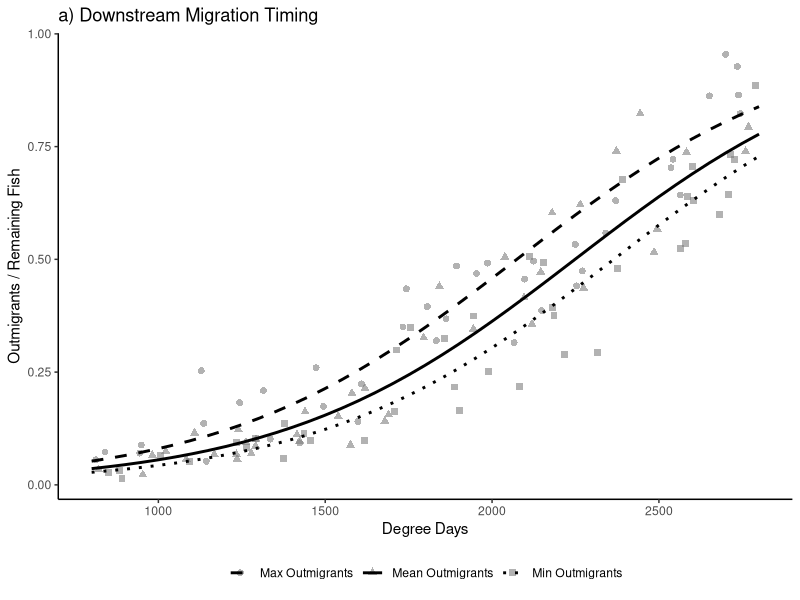
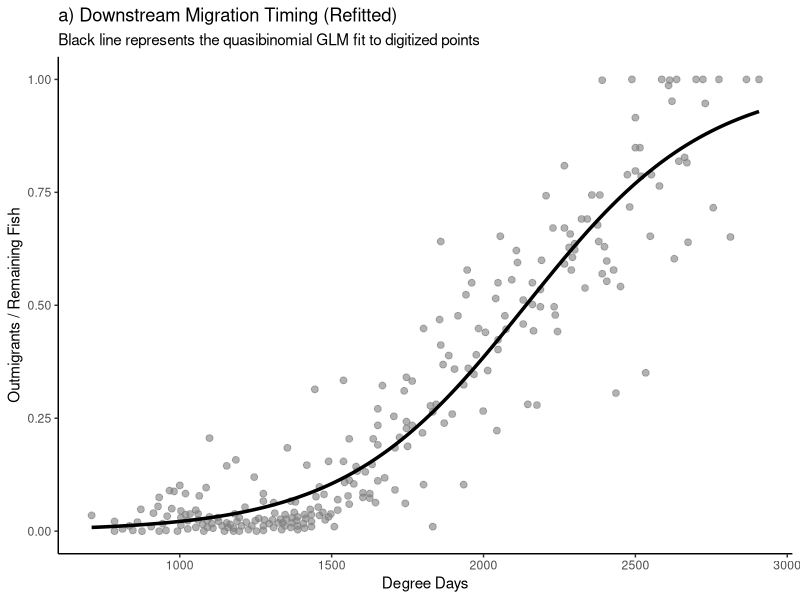

These charts were generated, in order, by the following R code:
# Chen, E. K., Som, N. A., Deibner-Hanson, J. D., Anderson, D. G., & Henderson, M. J. (2023). A life cycle model for evaluating 
# estuary residency and recovery potential in Chinook salmon. Fisheries Research, 257, 106511.

# Code generated with Gemini 3.1 Pro on 6/11/26 using a custom GEM 'SRF Data Extraction' by AH Fullerton

# Version 1 (simulate from equation and coefficients given): ####
# Load required libraries
library(ggplot2)
library(dplyr)

# 1. Define known parameters and assumed intercepts for Figure 2a
beta_1 <- 0.396
beta_3 <- 2.270
beta_0_adj <- -5.5 # Assumed intercept to match the visual position in Figure 2a

# Define standard total outmigrant abundances (R)
R_levels <- list(
  "Min Outmigrants" = 100, 
  "Mean Outmigrants" = 300, 
  "Max Outmigrants" = 600  
)

# Sequence for the expectation curves (Lines)
degree_days_seq <- seq(800, 2800, by = 50)

# 2. Setup Dataframes
data_fig2a_lines <- data.frame()
data_fig2a_pts <- data.frame()

set.seed(123) # For reproducibility
n_pts <- 40   # Number of simulated data points per curve

# 3. Simulate Data (Lines and Points)
for (level in names(R_levels)) {
  R <- R_levels[[level]]
  
  # --- Generate Expected Mean Lines ---
  # logit(p) = B0 + B1*(R_scaled) + B3*(DD_scaled)
  logit_mean <- beta_0_adj + (beta_1 * (R/300)) + (beta_3 * (degree_days_seq/1000))
  p_mean <- 1 / (1 + exp(-logit_mean))
  
  temp_line <- data.frame(
    curve.id = level,
    stressor.x = degree_days_seq,
    response.y = p_mean
  )
  data_fig2a_lines <- rbind(data_fig2a_lines, temp_line)
  
  # --- Generate Simulated Data Points with Error ---
  dd_pts <- runif(n_pts, 800, 2800)
  
  # Add process error to the logit scale
  error <- rnorm(n_pts, mean = 0, sd = 0.5) 
  logit_pts <- beta_0_adj + (beta_1 * (R/300)) + (beta_3 * (dd_pts/1000)) + error
  p_pts <- 1 / (1 + exp(-logit_pts))
  
  temp_pts <- data.frame(
    curve.id = level,
    stressor.label = "Degree_Days",
    stressor.x = dd_pts,
    units.x = "C",
    response.label = "Proportion_Migrating",
    response.y = p_pts,
    units.y = "proportion",
    plot.type = "scatter"
  )
  data_fig2a_pts <- rbind(data_fig2a_pts, temp_pts)
}

# 4. Format data for "Extracted Data" output (Combining lines format if needed, but focusing on points for CSV)
# write.csv(data_fig2a_pts, "Figure_2a_Simulated_Points.csv", row.names = FALSE)
print(head(data_fig2a_pts))

# 5. Plotting Figure 2a Recreation (Points + Lines)
plot_2a <- ggplot() +
  # Simulated data points in gray, mapped by shape to differentiate cohorts if desired
  geom_point(data = data_fig2a_pts, aes(x = stressor.x, y = response.y, shape = curve.id), 
             color = "gray50", size = 2, alpha = 0.6) +
  # Mean expectation lines
  geom_line(data = data_fig2a_lines, aes(x = stressor.x, y = response.y, linetype = curve.id), 
            size = 1, color = "black") +
  scale_linetype_manual(values = c("Max Outmigrants" = "dashed", 
                                   "Mean Outmigrants" = "solid", 
                                   "Min Outmigrants" = "dotted")) +
  theme_classic() +
  labs(title = "a) Downstream Migration Timing",
       x = "Degree Days",
       y = "Outmigrants / Remaining Fish") +
  theme(legend.title = element_blank(),
        legend.position = "bottom")

# Display plot
print(plot_2a)




# Version 2 (fit to digitized data) ####
# Load required libraries
library(ggplot2)
library(dplyr)
library(readr)

# 1. Load the digitized data
# Replace 'Default Dataset (20).csv' with your actual file path if needed
digitized_data <- read_csv("data/Chen_2023a_data.csv", show_col_types = FALSE)

# Rename columns to be descriptive
colnames(digitized_data) <- c("Degree_Days", "Proportion")

# Constrain proportions to [0, 1] to fix any minor digitizing overshoots/undershoots
digitized_data$Proportion <- pmax(0, pmin(1, digitized_data$Proportion))

# 2. Refit the curve using a quasibinomial Generalized Linear Model (GLM)
# This models the logistic shape characteristic of Figure 2a
fit <- glm(Proportion ~ Degree_Days, 
           data = digitized_data, 
           family = quasibinomial(link = "logit"))

# Print a summary of the refitted model parameters
print(summary(fit))

# 3. Generate expected line data from the fit
# Create a smooth sequence of Degree Days based on the x-axis range
x_seq <- seq(min(digitized_data$Degree_Days), max(digitized_data$Degree_Days), length.out = 200)

# Predict the mean proportion for the smooth sequence
y_pred <- predict(fit, newdata = data.frame(Degree_Days = x_seq), type = "response")

data_line <- data.frame(
  stressor.x = x_seq,
  response.y = y_pred
)

# 4. Format data for "Extracted Data" output
# Format the scatter points
extracted_pts <- data.frame(
  curve.id = "Digitized_Cohort",
  stressor.label = "Degree_Days",
  stressor.x = digitized_data$Degree_Days,
  units.x = "C",
  response.label = "Proportion_Migrating",
  response.y = digitized_data$Proportion,
  units.y = "proportion",
  plot.type = "scatter"
)

# Format the refitted curve
extracted_line <- data.frame(
  curve.id = "Refitted_Curve",
  stressor.label = "Degree_Days",
  stressor.x = data_line$stressor.x,
  units.x = "C",
  response.label = "Proportion_Migrating",
  response.y = data_line$response.y,
  units.y = "proportion",
  plot.type = "curve"
)

# Combine for final extracted output and display
final_extracted_data <- rbind(extracted_pts, extracted_line)
print(head(final_extracted_data))
# write.csv(final_extracted_data, "Figure_2a_Refitted_Data.csv", row.names = FALSE)

# 5. Plot the Digitized Points and the Refitted Curve
plot_2a_refit <- ggplot() +
  # Hand-digitized points
  geom_point(data = extracted_pts, aes(x = stressor.x, y = response.y), 
             color = "gray50", size = 2, alpha = 0.6) +
  # Refitted expectation curve
  geom_line(data = extracted_line, aes(x = stressor.x, y = response.y), 
            size = 1.2, color = "black") +
  theme_classic() +
  labs(title = "a) Downstream Migration Timing (Refitted)",
       subtitle = "Black line represents the quasibinomial GLM fit to digitized points",
       x = "Degree Days",
       y = "Outmigrants / Remaining Fish") +
  theme(legend.position = "none")

# Display plot
print(plot_2a_refit)
